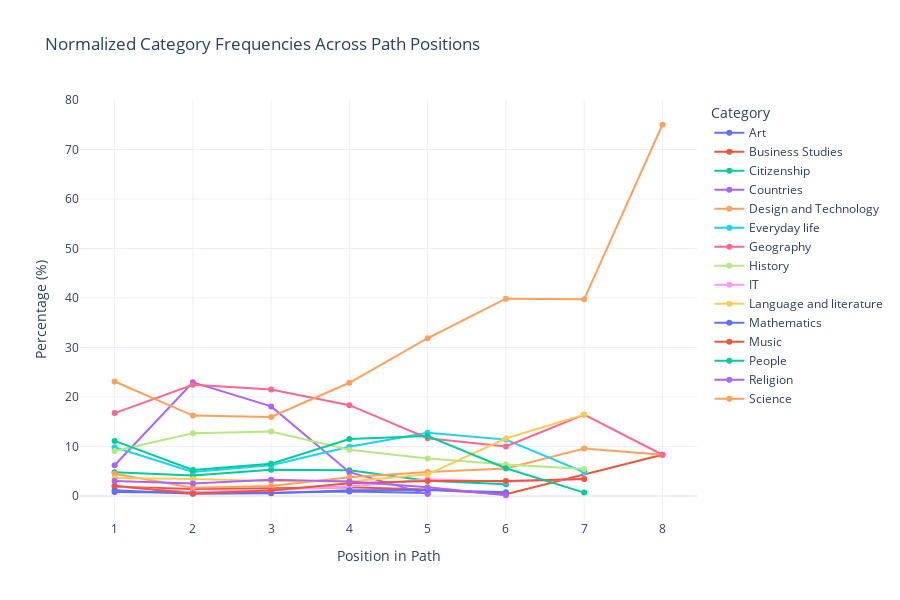

Here is the notebook cell this chart was saved with:
### Code cell
# Calculate position frequencies (normalized or not)
df_position_data = get_position_frequencies(optimal_paths, max_position=15, normalize=True)

# Plot interactive histogram (line or bar plot, with options for normalization and stacking)
plot_position_interactive(df_position_data, plot_type="line", normalized=True)

### Figure 1 — Plotly figure (JSON) as saved in the notebook; plotly's stock layout.template omitted (floating-point values rounded to 4 significant figures)
{"data": [{"hovertemplate": "Category=Art<br>Position in Path=%{x}<br>Percentage (%)=%{y}<extra></extra>", "legendgroup": "Art", "line": {"color": "#636efa", "dash": "solid"}, "marker": {"symbol": "circle"}, "mode": "lines+markers", "name": "Art", "orientation": "v", "showlegend": true, "type": "scatter", "x": [1, 2, 3, 4, 5], "xaxis": "x", "y": [0.8161, 0.6328, 0.6726, 0.892, 0.6192], "yaxis": "y"}, {"hovertemplate": "Category=Business Studies<br>Position in Path=%{x}<br>Percentage (%)=%{y}<extra></extra>", "legendgroup": "Business Studies", "line": {"color": "#EF553B", "dash": "solid"}, "marker": {"symbol": "circle"}, "mode": "lines+markers", "name": "Business Studies", "orientation": "v", "showlegend": true, "type": "scatter", "x": [1, 2, 3, 4, 5, 6, 8], "xaxis": "x", "y": [1.846, 1.411, 1.569, 1.743, 1.299, 0.3797, 8.333], "yaxis": "y"}, {"hovertemplate": "Category=Citizenship<br>Position in Path=%{x}<br>Percentage (%)=%{y}<extra></extra>", "legendgroup": "Citizenship", "line": {"color": "#00cc96", "dash": "solid"}, "marker": {"symbol": "circle"}, "mode": "lines+markers", "name": "Citizenship", "orientation": "v", "showlegend": true, "type": "scatter", "x": [1, 2, 3, 4, 5, 6], "xaxis": "x", "y": [4.788, 4.133, 5.296, 5.197, 3.106, 2.354], "yaxis": "y"}, {"hovertemplate": "Category=Countries<br>Position in Path=%{x}<br>Percentage (%)=%{y}<extra></extra>", "legendgroup": "Countries", "line": {"color": "#ab63fa", "dash": "solid"}, "marker": {"symbol": "circle"}, "mode": "lines+markers", "name": "Countries", "orientation": "v", "showlegend": true, "type": "scatter", "x": [1, 2, 3, 4, 5], "xaxis": "x", "y": [6.223, 22.98, 18.1, 4.813, 0.3857], "yaxis": "y"}, {"hovertemplate": "Category=Design and Technology<br>Position in Path=%{x}<br>Percentage (%)=%{y}<extra></extra>", "legendgroup": "Design and Technology", "line": {"color": "#FFA15A", "dash": "solid"}, "marker": {"symbol": "circle"}, "mode": "lines+markers", "name": "Design and Technology", "orientation": "v", "showlegend": true, "type": "scatter", "x": [1, 2, 3, 4, 5, 6, 7, 8], "xaxis": "x", "y": [4.494, 1.656, 2.006, 3.795, 4.842, 5.543, 9.589, 8.333], "yaxis": "y"}, {"hovertemplate": "Category=Everyday life<br>Position in Path=%{x}<br>Percentage (%)=%{y}<extra></extra>", "legendgroup": "Everyday life", "line": {"color": "#19d3f3", "dash": "solid"}, "marker": {"symbol": "circle"}, "mode": "lines+markers", "name": "Everyday life", "orientation": "v", "showlegend": true, "type": "scatter", "x": [1, 2, 3, 4, 5, 6, 7], "xaxis": "x", "y": [9.838, 4.846, 6.207, 9.963, 12.76, 11.39, 4.795], "yaxis": "y"}, {"hovertemplate": "Category=Geography<br>Position in Path=%{x}<br>Percentage (%)=%{y}<extra></extra>", "legendgroup": "Geography", "line": {"color": "#FF6692", "dash": "solid"}, "marker": {"symbol": "circle"}, "mode": "lines+markers", "name": "Geography", "orientation": "v", "showlegend": true, "type": "scatter", "x": [1, 2, 3, 4, 5, 6, 7, 8], "xaxis": "x", "y": [16.75, 22.47, 21.5, 18.35, 11.66, 10.02, 16.44, 8.333], "yaxis": "y"}, {"hovertemplate": "Category=History<br>Position in Path=%{x}<br>Percentage (%)=%{y}<extra></extra>", "legendgroup": "History", "line": {"color": "#B6E880", "dash": "solid"}, "marker": {"symbol": "circle"}, "mode": "lines+markers", "name": "History", "orientation": "v", "showlegend": true, "type": "scatter", "x": [1, 2, 3, 4, 5, 6, 7], "xaxis": "x", "y": [9.074, 12.67, 13.01, 9.333, 7.592, 6.378, 5.479], "yaxis": "y"}, {"hovertemplate": "Category=IT<br>Position in Path=%{x}<br>Percentage (%)=%{y}<extra></extra>", "legendgroup": "IT", "line": {"color": "#FF97FF", "dash": "solid"}, "marker": {"symbol": "circle"}, "mode": "lines+markers", "name": "IT", "orientation": "v", "showlegend": true, "type": "scatter", "x": [1, 2, 3, 4, 5, 6, 7], "xaxis": "x", "y": [1.973, 0.7669, 1.201, 1.929, 3.38, 2.885, 3.425], "yaxis": "y"}, {"hovertemplate": "Category=Language and literature<br>Position in Path=%{x}<br>Percentage (%)=%{y}<extra></extra>", "legendgroup": "Language and literature", "line": {"color": "#FECB52", "dash": "solid"}, "marker": {"symbol": "circle"}, "mode": "lines+markers", "name": "Language and literature", "orientation": "v", "showlegend": true, "type": "scatter", "x": [1, 2, 3, 4, 5, 6, 7], "xaxis": "x", "y": [3.652, 3.451, 3.019, 2.922, 4.375, 11.62, 16.44], "yaxis": "y"}, {"hovertemplate": "Category=Mathematics<br>Position in Path=%{x}<br>Percentage (%)=%{y}<extra></extra>", "legendgroup": "Mathematics", "line": {"color": "#636efa", "dash": "solid"}, "marker": {"symbol": "circle"}, "mode": "lines+markers", "name": "Mathematics", "orientation": "v", "showlegend": true, "type": "scatter", "x": [1, 2, 3, 4, 5, 6], "xaxis": "x", "y": [1.181, 0.4799, 0.5308, 1.166, 1.198, 0.7593], "yaxis": "y"}, {"hovertemplate": "Category=Music<br>Position in Path=%{x}<br>Percentage (%)=%{y}<extra></extra>", "legendgroup": "Music", "line": {"color": "#EF553B", "dash": "solid"}, "marker": {"symbol": "circle"}, "mode": "lines+markers", "name": "Music", "orientation": "v", "showlegend": true, "type": "scatter", "x": [1, 2, 3, 4, 5, 6, 7], "xaxis": "x", "y": [2.079, 0.4987, 1.115, 2.562, 3.045, 3.037, 3.425], "yaxis": "y"}, {"hovertemplate": "Category=People<br>Position in Path=%{x}<br>Percentage (%)=%{y}<extra></extra>", "legendgroup": "People", "line": {"color": "#00cc96", "dash": "solid"}, "marker": {"symbol": "circle"}, "mode": "lines+markers", "name": "People", "orientation": "v", "showlegend": true, "type": "scatter", "x": [1, 2, 3, 4, 5, 6, 7], "xaxis": "x", "y": [11.13, 5.258, 6.538, 11.53, 12.1, 5.619, 0.6849], "yaxis": "y"}, {"hovertemplate": "Category=Religion<br>Position in Path=%{x}<br>Percentage (%)=%{y}<extra></extra>", "legendgroup": "Religion", "line": {"color": "#ab63fa", "dash": "solid"}, "marker": {"symbol": "circle"}, "mode": "lines+markers", "name": "Religion", "orientation": "v", "showlegend": true, "type": "scatter", "x": [1, 2, 3, 4, 5, 6], "xaxis": "x", "y": [3.025, 2.501, 3.267, 2.922, 1.766, 0.1519], "yaxis": "y"}, {"hovertemplate": "Category=Science<br>Position in Path=%{x}<br>Percentage (%)=%{y}<extra></extra>", "legendgroup": "Science", "line": {"color": "#FFA15A", "dash": "solid"}, "marker": {"symbol": "circle"}, "mode": "lines+markers", "name": "Science", "orientation": "v", "showlegend": true, "type": "scatter", "x": [1, 2, 3, 4, 5, 6, 7, 8], "xaxis": "x", "y": [23.12, 16.25, 15.97, 22.88, 31.87, 39.86, 39.73, 75], "yaxis": "y"}], "layout": {"height": 600, "legend": {"title": {"text": "Category"}, "tracegroupgap": 0}, "title": {"text": "Normalized Category Frequencies Across Path Positions"}, "width": 900, "xaxis": {"anchor": "y", "domain": [0, 1], "dtick": 1, "tick0": 1, "tickmode": "linear", "title": {"text": "Position in Path"}}, "yaxis": {"anchor": "x", "domain": [0, 1], "title": {"text": "Percentage (%)"}}}}
